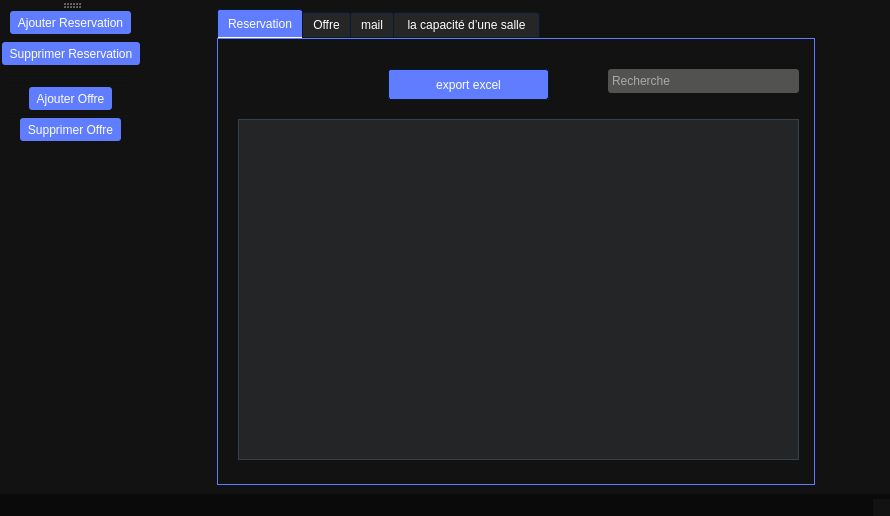
<?xml version="1.0" encoding="UTF-8"?>
<ui version="4.0">
 <class>MainWindow</class>
 <widget class="QMainWindow" name="MainWindow">
  <property name="geometry">
   <rect>
    <x>0</x>
    <y>0</y>
    <width>890</width>
    <height>516</height>
   </rect>
  </property>
  <property name="windowTitle">
   <string>MainWindow</string>
  </property>
  <property name="styleSheet">
   <string notr="true">
/*-----QWidget-----*/
QWidget
{
	background-color: #121212;
	color: #ffffff;
	border-color: #051a39;

}


/*-----QLabel-----*/
QLabel
{
	background-color: transparent;
	color: #ffffff;

}


QLabel::disabled
{
	background-color: transparent;
	color: #656565;

}


/*-----QMenuBar-----*/
QMenuBar
{
	background-color: #0a0a0a;
	color: #ffffff;
	border-color: #051a39;

}


QMenuBar::disabled
{
	background-color: #404040;
	color: #656565;
	border-color: #051a39;

}


QMenuBar::item
{
    background-color: transparent;

}


QMenuBar::item:selected
{
    background-color: #607cff;
    border: 1px solid #41cd52;

}


QMenuBar::item:pressed
{
    background-color: #4969ff;
    border: 1px solid #000;
    margin-bottom: -1px;
    padding-bottom: 1px;

}


/*-----QMenu-----*/
QMenu
{
    background-color: #121212;
    border: 1px solid;
    color: #ffffff;

}


QMenu::separator
{
    height: 1px;
    background-color: #6d8eff;
    color: #ffffff;
    padding-left: 4px;
    margin-left: 10px;
    margin-right: 5px;

}


QMenu::item
{
    min-width : 150px;
    padding: 3px 20px 3px 20px;

}


QMenu::item:selected
{
    background-color: #4969ff;
    color: #ffffff;

}


QMenu::item:disabled
{
    color: #262626;
}


/*-----QToolTip-----*/
QToolTip
{
	border : 1px solid #000000;
	background-color: #26264f;
	color: #ffffff;
	border-color: #051a39;

}


/*-----QPushButton-----*/
QPushButton
{
	background-color: #607cff;
	color: #ffffff;
	border-style: solid;
	border-width: 1px;
	border-radius: 3px;
	border-color: #051a39;
	padding: 5px;

}


QPushButton::disabled
{
	background-color: #404040;
	color: #656565;
	border-color: #051a39;

}


QPushButton::hover
{
	background-color: #8399ff;
	color: #ffffff;
	border-style: solid;
	border-width: 1px;
	border-radius: 3px;
	border-color: #051a39;
	padding: 5px;

}


QPushButton::pressed
{
	background-color: #4969ff;
	color: #ffffff;
	border-style: solid;
	border-width: 1px;
	border-radius: 3px;
	border-color: #051a39;
	padding: 5px;

}


/*-----QToolButton-----*/
QToolButton
{
	background-color: #607cff;
	color: #ffffff;
	border-width: 1px;
	border-radius: 3px;
	border-color: #051a39;
	padding: 3px;

}


QToolButton::disabled
{
	background-color: #404040;
	color: #656565;
	border-color: #051a39;

}


QToolButton::hover
{
	background-color: #8399ff;
	color: #ffffff;
	border-width: 1px;
	border-radius: 3px;
	border-color: #051a39;
	padding: 3px;

}


QToolButton::pressed
{
	background-color: #4969ff;
	color: #ffffff;
	border-width: 1px;
	border-radius: 3px;
	border-color: #051a39;
	padding: 3px;

}


/*-----QComboBox-----*/
QComboBox
{
    background-color: #607cff;
    border: 1px solid;
    border-radius: 3px;
    padding-left: 6px;
    color: #ffffff;
    height: 20px;

}


QComboBox::disabled
{
	background-color: #404040;
	color: #656565;
	border-color: #051a39;

}


QComboBox:hover
{
    background-color: #8399ff;

}


QComboBox:on
{
    background-color: #4969ff;

}


QComboBox QAbstractItemView
{
    background-color: #383838;
    color: #ffffff;
    border: 1px solid black;
    selection-background-color: #4969ff;
    selection-color: #ffffff;
    outline: 0;

}


QComboBox::drop-down
{
    subcontrol-origin: padding;
    subcontrol-position: top right;
    width: 15px;
    border-left-width: 0px;
    border-left-color: darkgray;
    border-left-style: solid; 
    border-top-right-radius: 3px; 
    border-bottom-right-radius: 3px;

}


QComboBox::down-arrow
{
    image: url(://arrow-down.png);
    width: 8px;
    height: 8px;
}


/*-----QSpinBox &amp; QDoubleSpinBox &amp; QDateTimeEdit-----*/
QSpinBox, 
QDoubleSpinBox,
QDateTimeEdit
{
	background-color: #525251;
	color: #ffffff;
	border: 1px solid #051a39;
	border-radius: 3px;
	padding : 2px;

}


QSpinBox::disabled, 
QDoubleSpinBox::disabled,
QDateTimeEdit::disabled
{
	background-color: #404040;
	color: #656565;
	border-color: #051a39;

}


QSpinBox:hover, 
QDoubleSpinBox::hover,
QDateTimeEdit::hover
{
    background-color: #626262;
    border: 1px solid #607cff;
    color:  #fff;
    padding: 2px

}


QSpinBox::up-button, QSpinBox::down-button,
QDoubleSpinBox::up-button, QDoubleSpinBox::down-button,
QDateTimeEdit::up-button, QDateTimeEdit::down-button
{
    background-color: #607cff;
	border-radius: 2px;

}


QSpinBox::disabled, 
QDoubleSpinBox::disabled,
QDateTimeEdit::disabled
{
	background-color: #404040;
	color: #656565;
	border-color: #051a39;

}


QSpinBox::up-button:hover, QSpinBox::down-button:hover,
QDoubleSpinBox::up-button:hover, QDoubleSpinBox::down-button:hover,
QDateTimeEdit::up-button:hover, QDateTimeEdit::down-button:hover
{
    background-color: #8399ff;
    border: 1px solid #8399ff;

}


QSpinBox::up-button:disabled, QSpinBox::down-button:disabled,
QDoubleSpinBox::up-button:disabled, QDoubleSpinBox::down-button:disabled,
QDateTimeEdit::up-button:disabled, QDateTimeEdit::down-button:disabled
{
	background-color: #404040;
	color: #656565;
	border-color: #051a39;

}


QSpinBox::up-button:pressed, QSpinBox::down-button:pressed,
QDoubleSpinBox::up-button:pressed, QDoubleSpinBox::down-button::pressed,
QDateTimeEdit::up-button:pressed, QDateTimeEdit::down-button::pressed
{
    background-color: #4969ff;
    border: 1px solid #4969ff;

}


QSpinBox::down-arrow,
QDoubleSpinBox::down-arrow,
QDateTimeEdit::down-arrow
{
    image: url(://arrow-down.png);
    width: 7px;

}


QSpinBox::up-arrow,
QDoubleSpinBox::up-arrow,
QDateTimeEdit::up-arrow
{
    image: url(://arrow-up.png);
    width: 7px;

}


/*-----QLineEdit-----*/
QLineEdit
{
	background-color: #525251;
	color: #ffffff;
	border-width: 1px;
	border-radius: 3px;
	border-color: #051a39;
	padding: 2px;

}


QLineEdit::disabled
{
	background-color: #404040;
	color: #656565;
	border-width: 1px;
	border-radius: 3px;
	border-color: #051a39;
	padding: 2px;

}


/*-----QTextEdit-----*/
QTextEdit
{
	background-color: #ffffff;
	color: #010201;
	border-color: #051a39;

}


QTextEdit::disabled
{
	background-color: #404040;
	color: #656565;
	border-color: #051a39;

}


/*-----QGroupBox-----*/
QGroupBox 
{
    border: 1px solid;
    border-color: #607cff;
    margin-top: 22px;

}


QGroupBox::title  
{
    background-color: #607cff;
    color: #ffffff;
    subcontrol-origin: margin;
    subcontrol-position: top left;
    padding: 5px;
	border-top-left-radius: 3px;
	border-top-right-radius: 3px;

}


QGroupBox::title::disabled
{
	background-color: #404040;
	color: #656565;
    subcontrol-origin: margin;
    subcontrol-position: top left;
    padding: 5px;
	border-top-left-radius: 3px;
	border-top-right-radius: 3px;

}


/*-----QCheckBox-----*/
QCheckBox::indicator
{
    color: #b1b1b1;
    background-color: #323232;
    border: 1px solid #b1b1b1;
    width: 12px;
    height: 12px;

}


QCheckBox::indicator:checked
{
    image:url(://checkbox.png);
    border: 1px solid #607cff;

}


QCheckBox::indicator:unchecked:hover
{
    border: 1px solid #607cff;

}


QCheckBox::disabled
{
	color: #656565;

}


QCheckBox::indicator:disabled
{
	background-color: #656565;
	color: #656565;
    border: 1px solid #656565;

}


/*-----QRadioButton-----*/
QRadioButton::indicator::unchecked
{ 
	border: 2px inset gray; 
	border-radius: 5px; 
	background-color:  #fff;
	width: 9px; 
	height: 9px; 

}


QRadioButton::indicator::unchecked:hover
{ 
	border: 2px solid #607cff; 
	border-radius: 5px; 
	background-color:  #fff;
	width: 9px; 
	height: 9px; 

}


QRadioButton::indicator::checked
{ 
	border: 2px inset darkgray; 
	border-radius: 5px; 
	background-color: #4969ff; 
	width: 9px; 
	height: 9px; 

}


QRadioButton::disabled
{
	color: #656565;

}


QRadioButton::indicator:disabled
{
	background-color: #656565;
	color: #656565;
    border: 2px solid #656565;

}


/*-----QTableView &amp; QTableWidget-----*/
QTableView
{
    background-color: #242526;
    border: 1px solid #32414B;
    color: #f0f0f0;
    gridline-color: #8faaff;
    outline : 0;

}


QTableView::disabled
{
    background-color: #242526;
    border: 1px solid #32414B;
    color: #656565;
    gridline-color: #656565;
    outline : 0;

}


QTableView::item:hover 
{
    background-color: #26264f;
    color: #f0f0f0;

}


QTableView::item:selected 
{
    background-color: #1a1b1c;
    border: 2px solid #4969ff;
    color: #F0F0F0;

}


QTableView::item:selected:disabled
{
    background-color: #1a1b1c;
    border: 2px solid #525251;
    color: #656565;

}


QTableCornerButton::section
{
    background-color: #505050;
    color: #fff;

}


QHeaderView::section
{
    background-color: #525251;
    color: #fff;
    text-align: left;
	padding: 4px;
	
}


QHeaderView::section:disabled
{
    background-color: #525251;
    color: #656565;

}


QHeaderView::section:checked
{
    color: #fff;
    background-color: #4969ff;

}


QHeaderView::section:checked:disabled
{
    color: #656565;
    background-color: #525251;

}


QHeaderView::section::vertical::first,
QHeaderView::section::vertical::only-one
{
    border-top: 1px solid #353635;

}


QHeaderView::section::vertical
{
    border-top: 1px solid #353635;

}


QHeaderView::section::horizontal::first,
QHeaderView::section::horizontal::only-one
{
    border-left: 1px solid #353635;

}


QHeaderView::section::horizontal
{
    border-left: 1px solid #353635;

}


/*-----QTabWidget-----*/
QTabBar::tab
{
	background-color: #262626;
	color: #ffffff;
	border-style: solid;
	border-width: 1px;
	border-top-left-radius: 3px;
	border-top-right-radius: 3px;
	border-color: #051a39;
	padding: 5px;

}


QTabBar::tab:disabled
{
	background-color: #656565;
	color: #656565;

}


QTabWidget::pane 
{
	background-color: #262626;
	color: #ffffff;
    border: 1px solid;
    border-color: #607cff;

}


QTabBar::tab:selected
{
    background-color: #607cff;
	color: #ffffff;
	border-style: solid;
	border-width: 1px;
	border-top-left-radius: 3px;
	border-top-right-radius: 3px;
	border-color: #051a39;
	padding: 5px;

}


QTabBar::tab:selected:disabled
{
	background-color: #404040;
	color: #656565;

}


QTabBar::tab:!selected 
{
    background-color: #262626;

}


QTabBar::tab:!selected:hover 
{
    background-color: #8399ff;

}


QTabBar::tab:top:!selected 
{
    margin-top: 3px;

}


QTabBar::tab:bottom:!selected 
{
    margin-bottom: 3px;

}


QTabBar::tab:top, QTabBar::tab:bottom 
{
    min-width: 8ex;
    margin-right: -1px;
    padding: 5px 10px 5px 10px;

}


QTabBar::tab:top:selected 
{
    border-bottom-color: none;

}


QTabBar::tab:bottom:selected 
{
    border-top-color: none;

}


QTabBar::tab:top:last, QTabBar::tab:bottom:last,
QTabBar::tab:top:only-one, QTabBar::tab:bottom:only-one 
{
    margin-right: 0;

}


QTabBar::tab:left:!selected 
{
    margin-right: 3px;

}


QTabBar::tab:right:!selected
{
    margin-left: 3px;

}


QTabBar::tab:left, QTabBar::tab:right 
{
    min-height: 8ex;
    margin-bottom: -1px;
    padding: 10px 5px 10px 5px;

}


QTabBar::tab:left:selected 
{
    border-left-color: none;

}


QTabBar::tab:right:selected 
{
    border-right-color: none;

}


QTabBar::tab:left:last, QTabBar::tab:right:last,
QTabBar::tab:left:only-one, QTabBar::tab:right:only-one 
{
    margin-bottom: 0;

}


/*-----QSlider-----*/
QSlider::groove:horizontal 
{
	background-color: transparent;
	height: 5px;

}


QSlider::sub-page:horizontal 
{
	background-color: #607cff;

}


QSlider::add-page:horizontal 
{
	background-color: #666765;

}


QSlider::handle:horizontal 
{
	background-color: #607cff;
	width: 14px;
	margin-top: -6px;
	margin-bottom: -6px;
	border-radius: 3px;

}


QSlider::handle:horizontal:hover 
{
	background-color: #607cff;
	border-radius: 3px;

}


QSlider::sub-page:horizontal:disabled 
{
	background-color: #bbb;
	border-color: #999;

}


QSlider::add-page:horizontal:disabled 
{
	background-color: #eee;
	border-color: #999;

}


QSlider::handle:horizontal:disabled 
{
	background-color: #eee;
	border: 1px solid #aaa;
	border-radius: 3px;

}


QSlider::groove:vertical 
{
	background-color: transparent;
	width: 5px;

}


QSlider::sub-page:vertical 
{
	background-color: #607cff;

}


QSlider::add-page:vertical 
{
	background-color: #666765;

}


QSlider::handle:vertical 
{
	background-color: #607cff;
	height: 14px;
	margin-left: -6px;
	margin-right: -6px;
	border-radius: 3px;

}


QSlider::handle:vertical:hover 
{
	background-color: #607cff;
	border-radius: 3px;

}


QSlider::sub-page:vertical:disabled 
{
	background-color: #bbb;
	border-color: #999;

}


QSlider::add-page:vertical:disabled 
{
	background-color: #eee;
	border-color: #999;

}


QSlider::handle:vertical:disabled 
{
	background-color: #eee;
	border: 1px solid #aaa;
	border-radius: 3px;

}


/*-----QDial-----*/
QDial
{
	background-color: #607cff;

}


QDial::disabled
{
	background-color: #404040;

}


/*-----QScrollBar-----*/
QScrollBar:horizontal
{
    border: 1px solid #222222;
    background-color: #3d3d3d;
    height: 13px;
    margin: 0px 16px 0 16px;

}


QScrollBar::handle:horizontal
{
    background: #607cff;
    min-height: 20px;

}


QScrollBar::add-line:horizontal
{
    border: 1px solid #1b1b19;
    background-color: #607cff;
    width: 14px;
    subcontrol-position: right;
    subcontrol-origin: margin;

}


QScrollBar::sub-line:horizontal
{
    border: 1px solid #1b1b19;
    background-color: #607cff;
    width: 14px;
    subcontrol-position: left;
    subcontrol-origin: margin;

}


QScrollBar::right-arrow:horizontal
{
    image: url(://arrow-right.png);
    width: 6px;
    height: 6px;

}


QScrollBar::left-arrow:horizontal
{
    image: url(://arrow-left.png);
    width: 6px;
    height: 6px;

}


QScrollBar::add-page:horizontal, QScrollBar::sub-page:horizontal
{
    background: none;

}


QScrollBar:vertical
{
    background-color: #3d3d3d;
    width: 13px;
    margin: 16px 0 16px 0;
    border: 1px solid #222222;

}


QScrollBar::handle:vertical
{
    background-color: #607cff;
    min-height: 20px;

}


QScrollBar::add-line:vertical
{
    border: 1px solid #1b1b19;
    background-color: #607cff;
    height: 14px;
    subcontrol-position: bottom;
    subcontrol-origin: margin;

}


QScrollBar::sub-line:vertical
{
    border: 1px solid #1b1b19;
    background-color: #607cff;
    height: 14px;
    subcontrol-position: top;
    subcontrol-origin: margin;

}


QScrollBar::up-arrow:vertical
{
    image: url(://arrow-up.png);
    width: 6px;
    height: 6px;

}


QScrollBar::down-arrow:vertical
{
    image: url(://arrow-down.png);
    width: 6px;
    height: 6px;

}


QScrollBar::add-page:vertical, QScrollBar::sub-page:vertical
{
    background: none;

}


/*-----QProgressBar-----*/
QProgressBar
{
	background-color: #383838;
	color: #ffffff;
	border: 1px solid #607cff;
	border-radius: 3px;
	text-align: center;

}


QProgressBar::chunk {
	background-color: #607cff;
	color: #fff;

}


QProgressBar::chunk:disabled {
	background-color: #656565;
	border: 1px solid #aaa;
	color: #656565;
}


/*-----QStatusBar-----*/
QStatusBar
{
	background-color: #0a0a0a;
	color: #ffffff;
	border-color: #051a39;

}


</string>
  </property>
  <widget class="QWidget" name="centralwidget">
   <layout class="QGridLayout" name="gridLayout">
    <item row="0" column="1">
     <widget class="QTabWidget" name="tabWidget_res">
      <property name="enabled">
       <bool>true</bool>
      </property>
      <property name="maximumSize">
       <size>
        <width>598</width>
        <height>16777215</height>
       </size>
      </property>
      <property name="currentIndex">
       <number>0</number>
      </property>
      <widget class="QWidget" name="tab">
       <attribute name="title">
        <string>Reservation</string>
       </attribute>
       <widget class="QLineEdit" name="recherche_res">
        <property name="geometry">
         <rect>
          <x>390</x>
          <y>30</y>
          <width>191</width>
          <height>24</height>
         </rect>
        </property>
        <property name="placeholderText">
         <string>Recherche</string>
        </property>
        <property name="clearButtonEnabled">
         <bool>true</bool>
        </property>
       </widget>
       <widget class="QTableView" name="tableau_res">
        <property name="geometry">
         <rect>
          <x>20</x>
          <y>80</y>
          <width>561</width>
          <height>341</height>
         </rect>
        </property>
        <property name="sortingEnabled">
         <bool>true</bool>
        </property>
        <attribute name="horizontalHeaderCascadingSectionResizes">
         <bool>true</bool>
        </attribute>
        <attribute name="horizontalHeaderShowSortIndicator" stdset="0">
         <bool>false</bool>
        </attribute>
        <attribute name="horizontalHeaderStretchLastSection">
         <bool>false</bool>
        </attribute>
       </widget>
       <widget class="QPushButton" name="pushButton_xl">
        <property name="geometry">
         <rect>
          <x>170</x>
          <y>30</y>
          <width>161</width>
          <height>31</height>
         </rect>
        </property>
        <property name="inputMethodHints">
         <set>Qt::ImhNone</set>
        </property>
        <property name="text">
         <string>export excel</string>
        </property>
       </widget>
       <zorder>tableau_res</zorder>
       <zorder>recherche_res</zorder>
       <zorder>pushButton_xl</zorder>
      </widget>
      <widget class="QWidget" name="tab_2">
       <attribute name="title">
        <string>Offre</string>
       </attribute>
       <widget class="QLineEdit" name="recherche_off">
        <property name="geometry">
         <rect>
          <x>330</x>
          <y>50</y>
          <width>221</width>
          <height>31</height>
         </rect>
        </property>
        <property name="placeholderText">
         <string>Recherche</string>
        </property>
        <property name="clearButtonEnabled">
         <bool>true</bool>
        </property>
       </widget>
       <widget class="QTableView" name="tableau_off">
        <property name="geometry">
         <rect>
          <x>80</x>
          <y>110</y>
          <width>451</width>
          <height>251</height>
         </rect>
        </property>
        <property name="sortingEnabled">
         <bool>true</bool>
        </property>
        <attribute name="horizontalHeaderCascadingSectionResizes">
         <bool>true</bool>
        </attribute>
        <attribute name="horizontalHeaderShowSortIndicator" stdset="0">
         <bool>false</bool>
        </attribute>
        <attribute name="horizontalHeaderStretchLastSection">
         <bool>false</bool>
        </attribute>
       </widget>
      </widget>
      <widget class="QWidget" name="tab_3">
       <attribute name="title">
        <string>mail</string>
       </attribute>
       <widget class="QLineEdit" name="rcpt">
        <property name="geometry">
         <rect>
          <x>10</x>
          <y>20</y>
          <width>421</width>
          <height>41</height>
         </rect>
        </property>
        <property name="placeholderText">
         <string>recipient</string>
        </property>
       </widget>
       <widget class="QPushButton" name="sendBtn">
        <property name="geometry">
         <rect>
          <x>10</x>
          <y>410</y>
          <width>571</width>
          <height>31</height>
         </rect>
        </property>
        <property name="text">
         <string>Send</string>
        </property>
       </widget>
       <widget class="QLineEdit" name="file">
        <property name="geometry">
         <rect>
          <x>10</x>
          <y>122</y>
          <width>471</width>
          <height>41</height>
         </rect>
        </property>
        <property name="placeholderText">
         <string>attachement here</string>
        </property>
       </widget>
       <widget class="QLineEdit" name="mail_pass">
        <property name="geometry">
         <rect>
          <x>440</x>
          <y>20</y>
          <width>141</width>
          <height>41</height>
         </rect>
        </property>
        <property name="echoMode">
         <enum>QLineEdit::Password</enum>
        </property>
        <property name="placeholderText">
         <string>your mail password</string>
        </property>
       </widget>
       <widget class="QLineEdit" name="subject">
        <property name="geometry">
         <rect>
          <x>10</x>
          <y>68</y>
          <width>561</width>
          <height>41</height>
         </rect>
        </property>
        <property name="placeholderText">
         <string>subject</string>
        </property>
       </widget>
       <widget class="QPushButton" name="browseBtn">
        <property name="geometry">
         <rect>
          <x>484</x>
          <y>120</y>
          <width>91</width>
          <height>41</height>
         </rect>
        </property>
        <property name="text">
         <string>Browse ...</string>
        </property>
       </widget>
       <widget class="QTextEdit" name="msg">
        <property name="geometry">
         <rect>
          <x>10</x>
          <y>170</y>
          <width>571</width>
          <height>231</height>
         </rect>
        </property>
        <property name="placeholderText">
         <string>type your message here ...</string>
        </property>
       </widget>
      </widget>
      <widget class="QWidget" name="tab_4">
       <attribute name="title">
        <string> la capacité d’une salle </string>
       </attribute>
       <widget class="QLabel" name="red_label">
        <property name="geometry">
         <rect>
          <x>0</x>
          <y>40</y>
          <width>126</width>
          <height>42</height>
         </rect>
        </property>
        <property name="text">
         <string>&lt;html&gt;&lt;head/&gt;&lt;body&gt;&lt;p&gt;&lt;span style=&quot; font-size:18pt; font-weight:600; color:#ff0000;&quot;&gt;Red LED&lt;/span&gt;&lt;/p&gt;&lt;/body&gt;&lt;/html&gt;</string>
        </property>
        <property name="alignment">
         <set>Qt::AlignRight|Qt::AlignTrailing|Qt::AlignVCenter</set>
        </property>
       </widget>
       <widget class="QLabel" name="green_label">
        <property name="geometry">
         <rect>
          <x>20</x>
          <y>120</y>
          <width>126</width>
          <height>43</height>
         </rect>
        </property>
        <property name="text">
         <string>&lt;html&gt;&lt;head/&gt;&lt;body&gt;&lt;p&gt;&lt;span style=&quot; font-size:18pt; font-weight:600; color:#00ff00;&quot;&gt;Green LED&lt;/span&gt;&lt;/p&gt;&lt;/body&gt;&lt;/html&gt;</string>
        </property>
        <property name="alignment">
         <set>Qt::AlignRight|Qt::AlignTrailing|Qt::AlignVCenter</set>
        </property>
       </widget>
       <widget class="QSlider" name="red_slider">
        <property name="geometry">
         <rect>
          <x>150</x>
          <y>60</y>
          <width>309</width>
          <height>15</height>
         </rect>
        </property>
        <property name="maximum">
         <number>255</number>
        </property>
        <property name="orientation">
         <enum>Qt::Horizontal</enum>
        </property>
       </widget>
       <widget class="QSlider" name="green_slider">
        <property name="geometry">
         <rect>
          <x>160</x>
          <y>140</y>
          <width>309</width>
          <height>15</height>
         </rect>
        </property>
        <property name="maximum">
         <number>255</number>
        </property>
        <property name="orientation">
         <enum>Qt::Horizontal</enum>
        </property>
       </widget>
       <widget class="QLabel" name="red_value_label">
        <property name="geometry">
         <rect>
          <x>480</x>
          <y>40</y>
          <width>89</width>
          <height>42</height>
         </rect>
        </property>
        <property name="text">
         <string>&lt;html&gt;&lt;head/&gt;&lt;body&gt;&lt;p&gt;&lt;span style=&quot; font-size:18pt; font-weight:600;&quot;&gt;0&lt;/span&gt;&lt;/p&gt;&lt;/body&gt;&lt;/html&gt;</string>
        </property>
       </widget>
       <widget class="QLabel" name="green_value_label">
        <property name="geometry">
         <rect>
          <x>490</x>
          <y>120</y>
          <width>89</width>
          <height>43</height>
         </rect>
        </property>
        <property name="text">
         <string>&lt;html&gt;&lt;head/&gt;&lt;body&gt;&lt;p&gt;&lt;span style=&quot; font-size:18pt; font-weight:600;&quot;&gt;0&lt;/span&gt;&lt;/p&gt;&lt;/body&gt;&lt;/html&gt;</string>
        </property>
       </widget>
       <zorder>red_slider</zorder>
       <zorder>red_label</zorder>
       <zorder>green_label</zorder>
       <zorder>green_slider</zorder>
       <zorder>red_value_label</zorder>
       <zorder>green_value_label</zorder>
      </widget>
     </widget>
    </item>
   </layout>
  </widget>
  <widget class="QStatusBar" name="statusbar"/>
  <widget class="QToolBar" name="toolBar">
   <property name="windowTitle">
    <string>toolBar</string>
   </property>
   <attribute name="toolBarArea">
    <enum>LeftToolBarArea</enum>
   </attribute>
   <attribute name="toolBarBreak">
    <bool>false</bool>
   </attribute>
   <addaction name="actionadd"/>
   <addaction name="separator"/>
   <addaction name="actiondelete"/>
   <addaction name="separator"/>
   <addaction name="separator"/>
   <addaction name="separator"/>
   <addaction name="actionajouter"/>
   <addaction name="separator"/>
   <addaction name="actionSupprimer_Offre"/>
  </widget>
  <action name="actionadd">
   <property name="checkable">
    <bool>true</bool>
   </property>
   <property name="text">
    <string>Ajouter Reservation</string>
   </property>
   <property name="shortcut">
    <string>Ctrl+A</string>
   </property>
  </action>
  <action name="actiondelete">
   <property name="checkable">
    <bool>true</bool>
   </property>
   <property name="text">
    <string>Supprimer Reservation</string>
   </property>
   <property name="shortcut">
    <string>Ctrl+D</string>
   </property>
  </action>
  <action name="actionajouter">
   <property name="checkable">
    <bool>true</bool>
   </property>
   <property name="text">
    <string>Ajouter Offre</string>
   </property>
   <property name="toolTip">
    <string>ajouter</string>
   </property>
   <property name="shortcut">
    <string>A</string>
   </property>
  </action>
  <action name="actionSupprimer_Offre">
   <property name="text">
    <string>Supprimer Offre</string>
   </property>
   <property name="shortcut">
    <string>S</string>
   </property>
  </action>
 </widget>
 <resources/>
 <connections/>
</ui>
